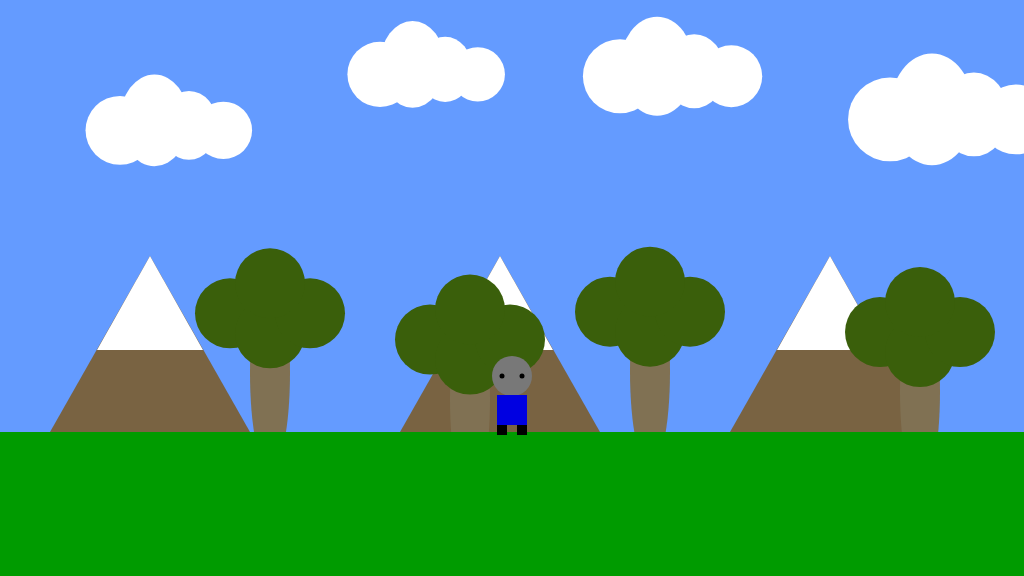
Frame 1 (no input)
Frame 60 (no input): identical to frame 1, image omitted
Frame 120 (the mouse pressed at the canvas centre since frame 60): identical to frame 1, image omitted

The p5.js sketch that drew this single still picture (run headless with seeded random() and noise() and a simulated clock; from frame 60 on, the mouse is pressed at the canvas centre):

// p5.js sketch
// ── sketch.js
/*

The Game Project 4 - Side scrolling

Week 6

*/

var gameChar_x;
var gameChar_y;
var floorPos_y;
var isLeft;
var isRight;
var scrollPos;

var clouds;
var mountains;
var trees;
var tressAnchorX = 270;
var cloudAnchorX = 150;
var mountainAnchorX = 150;
var canyonAnchorX = 270;
var collactableAnchorX = 270;

function setup() {
	createCanvas(1024, 576);
	floorPos_y = height * 3 / 4;
	gameChar_x = width / 2;
	gameChar_y = floorPos_y;

	trees = [
		{
			posX: tressAnchorX,
			posY: height / random(1.4,1.6)
		},
		{
			posX: tressAnchorX + 200,
			posY: height / random(1.4,1.6)
		},
		{
			posX: tressAnchorX + 380,
			posY: height / random(1.4,1.6)
		},
		{
			posX: tressAnchorX + 650,
			posY: height / random(1.4,1.6)
		}
	];

	clouds = [
		{
			posX: 120,
			posY : random ( 50 , 150),
			scale: random(1.0 , 1.5)
		},
		{
			posX: cloudAnchorX +230,
			posY : random ( 50 , 150),
			scale: random(1.0 , 1.5)
		},
		{
			posX: cloudAnchorX + 470,
			posY : random ( 50 , 150),
			scale: random(1.0 , 1.5)
		},
		{
			posX : cloudAnchorX + 740,
			posY : random ( 50 , 150),
			scale: random(1.0 , 1.5)
		}
	];

	mountains = [
		{
			posX: 150,
			posY: 256
		},
		{
			posX: mountainAnchorX+350,
			posY: 256
		},
		{
			posX: mountainAnchorX + 680,
			posY: 256
		}
	]
	// Boolean variables to control the movement of the game character.
	isLeft = false;
	isRight = false;

	// Variable to control the background scrolling.
	scrollPos = 0;

	// Initialise arrays of scenery objects.
}

function draw() {
	background(100, 155, 255); // fill the sky blue


	// Draw mountains.
	mountain();//calls the mountain function.
	// Draw trees.
	tree();
	// draw some green ground
	noStroke();
	fill(0, 155, 0);
	rect(0, floorPos_y, width, height / 4);
	// Draw clouds.
	clound();//calls the clound function.
	

	// Draw canyons

	// Draw collectable items

	// Draw the game character - this must be last
	gameCharacter();
	//////// Game character logic ///////
	// Logic to move

	if (isLeft) {
		if (gameChar_x > width * 0.2) {
			gameChar_x -= 5;
		}
		else {
			scrollPos += 5;
		}
	}

	if (isRight) {
		if (gameChar_x < width * 0.8) {
			gameChar_x += 5;
		}
		else {
			scrollPos -= 5; // negative for moving against the background
		}

	}
}

function keyPressed() {

	if (key == 'A' || keyCode == 37) {
		isLeft = true;
	}

	if (key == 'D' || keyCode == 39) {
		isRight = true;
	}

}

function keyReleased() {
	if (key == 'A' || keyCode == 37) {
		isLeft = false;
	}

	if (key == 'D' || keyCode == 39) {
		isRight = false;
	}
}

//////////GAMECHARACTER FUNCTION//////////
function gameCharacter() {

	fill(120, 120, 120);
	ellipse(gameChar_x, gameChar_y - 56, 40);
	fill(0);
	ellipse(gameChar_x - 10, gameChar_y - 56, 5);
	ellipse(gameChar_x + 10, gameChar_y - 56, 5);

	fill(0, 0, 225);
	rect(gameChar_x - 15, gameChar_y - 37, 30, 30);

	fill(0);
	rect(gameChar_x - 15, gameChar_y - 7, 10, 10);
	rect(gameChar_x + 5, gameChar_y - 7, 10, 10);

}

/////////TREE FUNCTION//////////////
function tree() {
	for (var i = 0; i < trees.length; i++) {
		noStroke();
		fill(128, 113, 83);
		ellipse(trees[i].posX,
			trees[i].posY,
			40,
			195);
		fill(58, 95, 11);
		ellipse(trees[i].posX - 40,
			trees[i].posY - 60,
			70);
		ellipse(trees[i].posX,
			trees[i].posY - 40,
			70);
		ellipse(trees[i].posX + 40,
			trees[i].posY - 60,
			70);
		ellipse(trees[i].posX,
			trees[i].posY - 90,
			70);
	}
}

////////////CLOUND FUNCTION////////////////
function clound() {
	for (var i = 0; i < clouds.length; i++) {
		noStroke();
		fill(255);
		ellipse(clouds[i].posX,
			clouds[i].posY,
			60 * clouds[i].scale);
		ellipse(clouds[i].posX + 30 * clouds[i].scale,
			clouds[i].posY - 10,
			60 * clouds[i].scale,
			80 * clouds[i].scale);
		ellipse(clouds[i].posX + 60 * clouds[i].scale,
			clouds[i].posY - 5,
			50 * clouds[i].scale,
			60 * clouds[i].scale);
		ellipse(clouds[i].posX + 90 * clouds[i].scale,
			clouds[i].posY,
			50 * clouds[i].scale);
	}
}

/////////////MOUNTAIN FUNCTION///////////
function mountain() {
	for(var i=0 ; i<mountains.length ; i++){
		noStroke();
		fill(121, 99, 66);
		triangle(
					mountains[i].posX,mountains[i].posY,
					mountains[i].posX - 100,mountains[i].posY + 176,
					mountains[i].posX + 100,mountains[i].posY + 176
				);
		fill(255);
		triangle(
					mountains[i].posX, mountains[i].posY,
					mountains[i].posX - 53, mountains[i].posY + 94, 
					mountains[i].posX + 53, mountains[i].posY + 94
				);
	}
}
